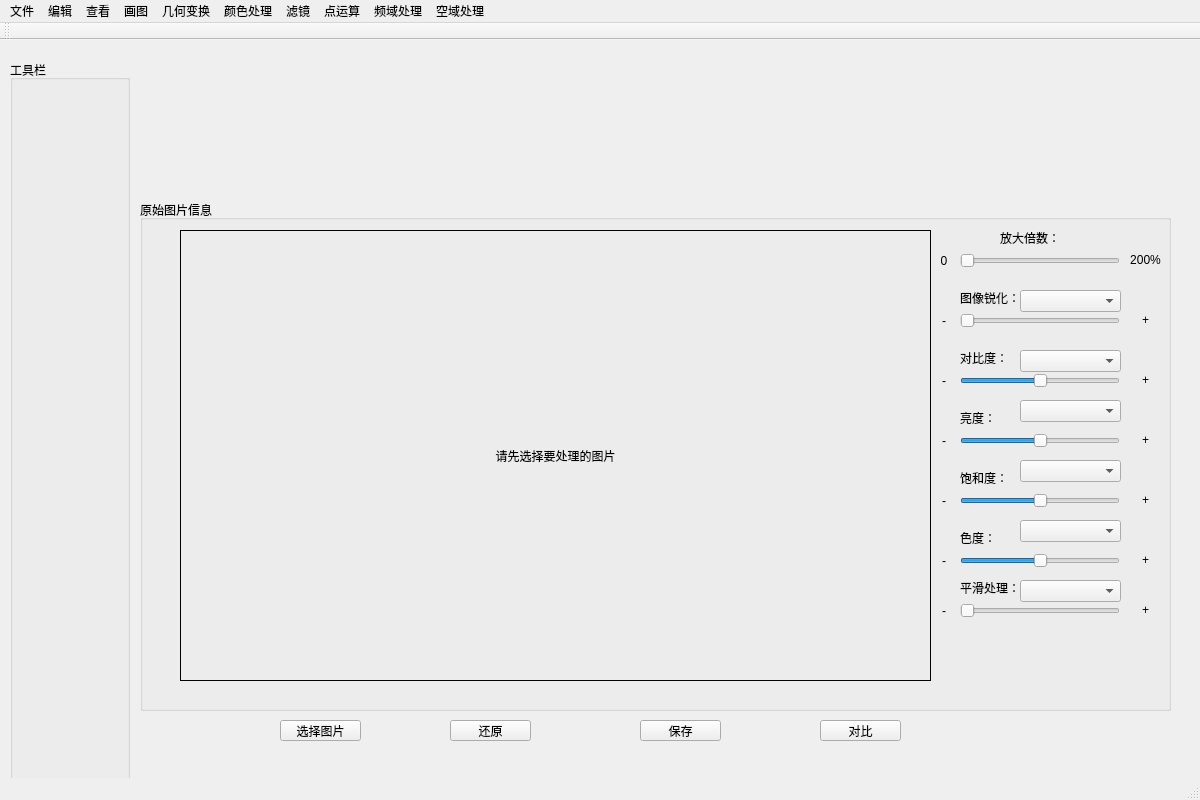
<?xml version="1.0" encoding="UTF-8"?>
<ui version="4.0">
 <class>ImageWindow</class>
 <widget class="QMainWindow" name="ImageWindow">
  <property name="geometry">
   <rect>
    <x>0</x>
    <y>0</y>
    <width>1200</width>
    <height>800</height>
   </rect>
  </property>
  <property name="windowTitle">
   <string>图像处理</string>
  </property>
  <widget class="QWidget" name="centralwidget">
   <widget class="QGroupBox" name="groupBox">
    <property name="geometry">
     <rect>
      <x>140</x>
      <y>160</y>
      <width>1031</width>
      <height>511</height>
     </rect>
    </property>
    <property name="title">
     <string>原始图片信息</string>
    </property>
    <widget class="QLabel" name="label">
     <property name="enabled">
      <bool>true</bool>
     </property>
     <property name="geometry">
      <rect>
       <x>40</x>
       <y>30</y>
       <width>751</width>
       <height>451</height>
      </rect>
     </property>
     <property name="frameShape">
      <enum>QFrame::Panel</enum>
     </property>
     <property name="text">
      <string>请先选择要处理的图片</string>
     </property>
     <property name="alignment">
      <set>Qt::AlignCenter</set>
     </property>
    </widget>
    <widget class="QSlider" name="resize">
     <property name="geometry">
      <rect>
       <x>820</x>
       <y>50</y>
       <width>160</width>
       <height>22</height>
      </rect>
     </property>
     <property name="maximum">
      <number>200</number>
     </property>
     <property name="orientation">
      <enum>Qt::Horizontal</enum>
     </property>
    </widget>
    <widget class="QLabel" name="label_2">
     <property name="geometry">
      <rect>
       <x>860</x>
       <y>30</y>
       <width>111</width>
       <height>16</height>
      </rect>
     </property>
     <property name="text">
      <string>放大倍数：</string>
     </property>
    </widget>
    <widget class="QLabel" name="label_3">
     <property name="geometry">
      <rect>
       <x>794</x>
       <y>50</y>
       <width>20</width>
       <height>21</height>
      </rect>
     </property>
     <property name="text">
      <string>0</string>
     </property>
     <property name="alignment">
      <set>Qt::AlignCenter</set>
     </property>
    </widget>
    <widget class="QLabel" name="label_4">
     <property name="geometry">
      <rect>
       <x>990</x>
       <y>50</y>
       <width>31</width>
       <height>20</height>
      </rect>
     </property>
     <property name="text">
      <string>200%</string>
     </property>
     <property name="alignment">
      <set>Qt::AlignCenter</set>
     </property>
    </widget>
    <widget class="QLabel" name="label_5">
     <property name="geometry">
      <rect>
       <x>794</x>
       <y>110</y>
       <width>20</width>
       <height>21</height>
      </rect>
     </property>
     <property name="text">
      <string>-</string>
     </property>
     <property name="alignment">
      <set>Qt::AlignCenter</set>
     </property>
    </widget>
    <widget class="QLabel" name="label_6">
     <property name="geometry">
      <rect>
       <x>820</x>
       <y>90</y>
       <width>61</width>
       <height>16</height>
      </rect>
     </property>
     <property name="text">
      <string>图像锐化：</string>
     </property>
    </widget>
    <widget class="QSlider" name="sharpen">
     <property name="geometry">
      <rect>
       <x>820</x>
       <y>110</y>
       <width>160</width>
       <height>22</height>
      </rect>
     </property>
     <property name="maximum">
      <number>200</number>
     </property>
     <property name="orientation">
      <enum>Qt::Horizontal</enum>
     </property>
    </widget>
    <widget class="QLabel" name="label_7">
     <property name="geometry">
      <rect>
       <x>990</x>
       <y>110</y>
       <width>31</width>
       <height>20</height>
      </rect>
     </property>
     <property name="text">
      <string>+</string>
     </property>
     <property name="alignment">
      <set>Qt::AlignCenter</set>
     </property>
    </widget>
    <widget class="QLabel" name="label_8">
     <property name="geometry">
      <rect>
       <x>794</x>
       <y>170</y>
       <width>20</width>
       <height>21</height>
      </rect>
     </property>
     <property name="text">
      <string>-</string>
     </property>
     <property name="alignment">
      <set>Qt::AlignCenter</set>
     </property>
    </widget>
    <widget class="QLabel" name="label_9">
     <property name="geometry">
      <rect>
       <x>820</x>
       <y>150</y>
       <width>51</width>
       <height>16</height>
      </rect>
     </property>
     <property name="text">
      <string>对比度：</string>
     </property>
    </widget>
    <widget class="QSlider" name="contrast">
     <property name="geometry">
      <rect>
       <x>820</x>
       <y>170</y>
       <width>160</width>
       <height>22</height>
      </rect>
     </property>
     <property name="maximum">
      <number>200</number>
     </property>
     <property name="value">
      <number>100</number>
     </property>
     <property name="orientation">
      <enum>Qt::Horizontal</enum>
     </property>
    </widget>
    <widget class="QLabel" name="label_10">
     <property name="geometry">
      <rect>
       <x>990</x>
       <y>170</y>
       <width>31</width>
       <height>20</height>
      </rect>
     </property>
     <property name="text">
      <string>+</string>
     </property>
     <property name="alignment">
      <set>Qt::AlignCenter</set>
     </property>
    </widget>
    <widget class="QLabel" name="label_11">
     <property name="geometry">
      <rect>
       <x>794</x>
       <y>230</y>
       <width>20</width>
       <height>21</height>
      </rect>
     </property>
     <property name="text">
      <string>-</string>
     </property>
     <property name="alignment">
      <set>Qt::AlignCenter</set>
     </property>
    </widget>
    <widget class="QLabel" name="label_12">
     <property name="geometry">
      <rect>
       <x>820</x>
       <y>210</y>
       <width>41</width>
       <height>16</height>
      </rect>
     </property>
     <property name="text">
      <string>亮度：</string>
     </property>
    </widget>
    <widget class="QSlider" name="brightness">
     <property name="geometry">
      <rect>
       <x>820</x>
       <y>230</y>
       <width>160</width>
       <height>22</height>
      </rect>
     </property>
     <property name="minimum">
      <number>-100</number>
     </property>
     <property name="maximum">
      <number>100</number>
     </property>
     <property name="orientation">
      <enum>Qt::Horizontal</enum>
     </property>
    </widget>
    <widget class="QLabel" name="label_13">
     <property name="geometry">
      <rect>
       <x>990</x>
       <y>230</y>
       <width>31</width>
       <height>20</height>
      </rect>
     </property>
     <property name="text">
      <string>+</string>
     </property>
     <property name="alignment">
      <set>Qt::AlignCenter</set>
     </property>
    </widget>
    <widget class="QLabel" name="label_14">
     <property name="geometry">
      <rect>
       <x>794</x>
       <y>290</y>
       <width>20</width>
       <height>21</height>
      </rect>
     </property>
     <property name="text">
      <string>-</string>
     </property>
     <property name="alignment">
      <set>Qt::AlignCenter</set>
     </property>
    </widget>
    <widget class="QLabel" name="label_15">
     <property name="geometry">
      <rect>
       <x>820</x>
       <y>270</y>
       <width>51</width>
       <height>16</height>
      </rect>
     </property>
     <property name="text">
      <string>饱和度：</string>
     </property>
    </widget>
    <widget class="QSlider" name="saturation">
     <property name="geometry">
      <rect>
       <x>820</x>
       <y>290</y>
       <width>160</width>
       <height>22</height>
      </rect>
     </property>
     <property name="maximum">
      <number>256</number>
     </property>
     <property name="value">
      <number>128</number>
     </property>
     <property name="orientation">
      <enum>Qt::Horizontal</enum>
     </property>
    </widget>
    <widget class="QLabel" name="label_16">
     <property name="geometry">
      <rect>
       <x>990</x>
       <y>290</y>
       <width>31</width>
       <height>20</height>
      </rect>
     </property>
     <property name="text">
      <string>+</string>
     </property>
     <property name="alignment">
      <set>Qt::AlignCenter</set>
     </property>
    </widget>
    <widget class="QLabel" name="label_33">
     <property name="geometry">
      <rect>
       <x>794</x>
       <y>400</y>
       <width>20</width>
       <height>21</height>
      </rect>
     </property>
     <property name="text">
      <string>-</string>
     </property>
     <property name="alignment">
      <set>Qt::AlignCenter</set>
     </property>
    </widget>
    <widget class="QLabel" name="label_34">
     <property name="geometry">
      <rect>
       <x>820</x>
       <y>380</y>
       <width>61</width>
       <height>16</height>
      </rect>
     </property>
     <property name="text">
      <string>平滑处理：</string>
     </property>
    </widget>
    <widget class="QLabel" name="label_35">
     <property name="geometry">
      <rect>
       <x>990</x>
       <y>400</y>
       <width>31</width>
       <height>20</height>
      </rect>
     </property>
     <property name="text">
      <string>+</string>
     </property>
     <property name="alignment">
      <set>Qt::AlignCenter</set>
     </property>
    </widget>
    <widget class="QSlider" name="filter">
     <property name="geometry">
      <rect>
       <x>820</x>
       <y>400</y>
       <width>160</width>
       <height>22</height>
      </rect>
     </property>
     <property name="maximum">
      <number>50</number>
     </property>
     <property name="orientation">
      <enum>Qt::Horizontal</enum>
     </property>
    </widget>
    <widget class="QLabel" name="label_36">
     <property name="geometry">
      <rect>
       <x>990</x>
       <y>350</y>
       <width>31</width>
       <height>20</height>
      </rect>
     </property>
     <property name="text">
      <string>+</string>
     </property>
     <property name="alignment">
      <set>Qt::AlignCenter</set>
     </property>
    </widget>
    <widget class="QLabel" name="label_37">
     <property name="geometry">
      <rect>
       <x>820</x>
       <y>330</y>
       <width>41</width>
       <height>16</height>
      </rect>
     </property>
     <property name="text">
      <string>色度：</string>
     </property>
    </widget>
    <widget class="QSlider" name="chroma">
     <property name="geometry">
      <rect>
       <x>820</x>
       <y>350</y>
       <width>160</width>
       <height>22</height>
      </rect>
     </property>
     <property name="minimum">
      <number>-180</number>
     </property>
     <property name="maximum">
      <number>180</number>
     </property>
     <property name="orientation">
      <enum>Qt::Horizontal</enum>
     </property>
    </widget>
    <widget class="QLabel" name="label_38">
     <property name="geometry">
      <rect>
       <x>794</x>
       <y>350</y>
       <width>20</width>
       <height>21</height>
      </rect>
     </property>
     <property name="text">
      <string>-</string>
     </property>
     <property name="alignment">
      <set>Qt::AlignCenter</set>
     </property>
    </widget>
    <widget class="QComboBox" name="comboBox">
     <property name="geometry">
      <rect>
       <x>880</x>
       <y>90</y>
       <width>101</width>
       <height>22</height>
      </rect>
     </property>
    </widget>
    <widget class="QComboBox" name="comboBox_2">
     <property name="geometry">
      <rect>
       <x>880</x>
       <y>150</y>
       <width>101</width>
       <height>22</height>
      </rect>
     </property>
    </widget>
    <widget class="QComboBox" name="comboBox_3">
     <property name="geometry">
      <rect>
       <x>880</x>
       <y>200</y>
       <width>101</width>
       <height>22</height>
      </rect>
     </property>
    </widget>
    <widget class="QComboBox" name="comboBox_4">
     <property name="geometry">
      <rect>
       <x>880</x>
       <y>260</y>
       <width>101</width>
       <height>22</height>
      </rect>
     </property>
    </widget>
    <widget class="QComboBox" name="comboBox_5">
     <property name="geometry">
      <rect>
       <x>880</x>
       <y>320</y>
       <width>101</width>
       <height>22</height>
      </rect>
     </property>
    </widget>
    <widget class="QComboBox" name="comboBox_6">
     <property name="geometry">
      <rect>
       <x>880</x>
       <y>380</y>
       <width>101</width>
       <height>22</height>
      </rect>
     </property>
    </widget>
   </widget>
   <widget class="QPushButton" name="reset">
    <property name="geometry">
     <rect>
      <x>450</x>
      <y>680</y>
      <width>81</width>
      <height>21</height>
     </rect>
    </property>
    <property name="text">
     <string>还原</string>
    </property>
   </widget>
   <widget class="QPushButton" name="save">
    <property name="geometry">
     <rect>
      <x>640</x>
      <y>680</y>
      <width>81</width>
      <height>21</height>
     </rect>
    </property>
    <property name="text">
     <string>保存</string>
    </property>
   </widget>
   <widget class="QPushButton" name="compare">
    <property name="geometry">
     <rect>
      <x>820</x>
      <y>680</y>
      <width>81</width>
      <height>21</height>
     </rect>
    </property>
    <property name="text">
     <string>对比</string>
    </property>
   </widget>
   <widget class="QPushButton" name="loadImage">
    <property name="geometry">
     <rect>
      <x>280</x>
      <y>680</y>
      <width>81</width>
      <height>21</height>
     </rect>
    </property>
    <property name="text">
     <string>选择图片</string>
    </property>
   </widget>
   <widget class="QGroupBox" name="groupBox_2">
    <property name="geometry">
     <rect>
      <x>10</x>
      <y>20</y>
      <width>120</width>
      <height>721</height>
     </rect>
    </property>
    <property name="title">
     <string>工具栏</string>
    </property>
   </widget>
  </widget>
  <widget class="QMenuBar" name="menubar">
   <property name="geometry">
    <rect>
     <x>0</x>
     <y>0</y>
     <width>1200</width>
     <height>23</height>
    </rect>
   </property>
   <widget class="QMenu" name="menu">
    <property name="title">
     <string>文件</string>
    </property>
   </widget>
   <widget class="QMenu" name="menu_E">
    <property name="title">
     <string>编辑</string>
    </property>
   </widget>
   <widget class="QMenu" name="menu_2">
    <property name="title">
     <string>查看</string>
    </property>
   </widget>
   <widget class="QMenu" name="menu_3">
    <property name="title">
     <string>画图</string>
    </property>
   </widget>
   <widget class="QMenu" name="menu_4">
    <property name="title">
     <string>几何变换</string>
    </property>
   </widget>
   <widget class="QMenu" name="menu_5">
    <property name="title">
     <string>颜色处理</string>
    </property>
   </widget>
   <widget class="QMenu" name="menu_7">
    <property name="title">
     <string>滤镜</string>
    </property>
   </widget>
   <widget class="QMenu" name="menu_8">
    <property name="title">
     <string>点运算</string>
    </property>
   </widget>
   <widget class="QMenu" name="menu_9">
    <property name="title">
     <string>频域处理</string>
    </property>
    <widget class="QMenu" name="menu_10">
     <property name="title">
      <string>低通滤波</string>
     </property>
     <addaction name="action_low_1"/>
     <addaction name="action_low_2"/>
     <addaction name="action_low_3"/>
     <addaction name="action_low_4"/>
     <addaction name="action_low_5"/>
    </widget>
    <widget class="QMenu" name="menu_11">
     <property name="title">
      <string>高通滤波</string>
     </property>
     <addaction name="action_high_1"/>
     <addaction name="action_high_2"/>
     <addaction name="action_high_3"/>
     <addaction name="action_high_4"/>
     <addaction name="action_high_5"/>
     <addaction name="action_high_6"/>
    </widget>
    <addaction name="actionFFT"/>
    <addaction name="actionIFFT"/>
    <addaction name="menu_10"/>
    <addaction name="menu_11"/>
   </widget>
   <widget class="QMenu" name="menu_12">
    <property name="title">
     <string>空域处理</string>
    </property>
    <widget class="QMenu" name="menua">
     <property name="title">
      <string>图像平滑</string>
     </property>
     <addaction name="actiona1"/>
     <addaction name="actiona2"/>
     <addaction name="actiona3"/>
     <addaction name="actiona4"/>
     <addaction name="actiona1_3"/>
     <addaction name="actionb1_2"/>
    </widget>
    <widget class="QMenu" name="menud">
     <property name="title">
      <string>图像锐化(边缘检测）</string>
     </property>
     <addaction name="action_grad"/>
     <addaction name="action_prewitt"/>
     <addaction name="action_sobel"/>
     <addaction name="action_log"/>
     <addaction name="action_qualc"/>
     <addaction name="action_lpls"/>
    </widget>
    <widget class="QMenu" name="menua_2">
     <property name="title">
      <string>直方图处理</string>
     </property>
     <widget class="QMenu" name="menu_6">
      <property name="title">
       <string>直方图规定化</string>
      </property>
      <addaction name="action_hisSML"/>
      <addaction name="action_hisGML"/>
     </widget>
     <addaction name="action_hisEqu"/>
     <addaction name="menu_6"/>
    </widget>
    <widget class="QMenu" name="menub_2">
     <property name="title">
      <string>灰度变换</string>
     </property>
     <addaction name="action_logT"/>
     <addaction name="action_expT"/>
    </widget>
    <addaction name="menua"/>
    <addaction name="menud"/>
    <addaction name="menua_2"/>
    <addaction name="menub_2"/>
   </widget>
   <addaction name="menu"/>
   <addaction name="menu_E"/>
   <addaction name="menu_2"/>
   <addaction name="menu_3"/>
   <addaction name="menu_4"/>
   <addaction name="menu_5"/>
   <addaction name="menu_7"/>
   <addaction name="menu_8"/>
   <addaction name="menu_9"/>
   <addaction name="menu_12"/>
  </widget>
  <widget class="QStatusBar" name="statusbar"/>
  <widget class="QToolBar" name="toolBar">
   <property name="windowTitle">
    <string>toolBar</string>
   </property>
   <attribute name="toolBarArea">
    <enum>TopToolBarArea</enum>
   </attribute>
   <attribute name="toolBarBreak">
    <bool>false</bool>
   </attribute>
  </widget>
  <action name="actionFFT">
   <property name="text">
    <string>FFT</string>
   </property>
  </action>
  <action name="actionIFFT">
   <property name="text">
    <string>IFFT</string>
   </property>
  </action>
  <action name="action_low_1">
   <property name="text">
    <string>理想低通滤波</string>
   </property>
  </action>
  <action name="action_low_2">
   <property name="text">
    <string>巴特沃斯低通滤波</string>
   </property>
  </action>
  <action name="action_low_3">
   <property name="text">
    <string>指数低通滤波</string>
   </property>
  </action>
  <action name="action_low_4">
   <property name="text">
    <string>梯形低通滤波</string>
   </property>
  </action>
  <action name="action_low_5">
   <property name="text">
    <string>高斯低通滤波</string>
   </property>
  </action>
  <action name="action_high_1">
   <property name="text">
    <string>理想高通滤波</string>
   </property>
  </action>
  <action name="action_high_2">
   <property name="text">
    <string>巴沃特斯高通滤波</string>
   </property>
  </action>
  <action name="action_high_3">
   <property name="text">
    <string>指数高通滤波</string>
   </property>
  </action>
  <action name="action_high_4">
   <property name="text">
    <string>梯形高通滤波</string>
   </property>
  </action>
  <action name="action_high_5">
   <property name="text">
    <string>高斯高通滤波</string>
   </property>
  </action>
  <action name="action_high_6">
   <property name="text">
    <string>高频增强滤波</string>
   </property>
  </action>
  <action name="actiona1">
   <property name="text">
    <string>邻域平均</string>
   </property>
  </action>
  <action name="actiona2">
   <property name="text">
    <string>选择平均</string>
   </property>
  </action>
  <action name="actiona3">
   <property name="text">
    <string>加权平均</string>
   </property>
  </action>
  <action name="actiona4">
   <property name="text">
    <string>Wiener滤波</string>
   </property>
  </action>
  <action name="action_grad">
   <property name="text">
    <string>梯度法</string>
   </property>
  </action>
  <action name="action_prewitt">
   <property name="text">
    <string>Prewitt算子</string>
   </property>
  </action>
  <action name="action_sobel">
   <property name="text">
    <string>Sobel算子</string>
   </property>
  </action>
  <action name="action_log">
   <property name="text">
    <string>Log算子</string>
   </property>
  </action>
  <action name="action_qualc">
   <property name="text">
    <string>高通滤波</string>
   </property>
  </action>
  <action name="action_hisEqu">
   <property name="text">
    <string>直方图均衡化</string>
   </property>
  </action>
  <action name="action_hisSML">
   <property name="text">
    <string>单映射</string>
   </property>
  </action>
  <action name="action_hisGML">
   <property name="text">
    <string>组映射</string>
   </property>
  </action>
  <action name="action_lpls">
   <property name="text">
    <string>拉普拉斯</string>
   </property>
  </action>
  <action name="actiona1_3">
   <property name="text">
    <string>中值滤波</string>
   </property>
  </action>
  <action name="actionb1_2">
   <property name="text">
    <string>序统计滤波</string>
   </property>
  </action>
  <action name="action_logT">
   <property name="text">
    <string>对数变换</string>
   </property>
  </action>
  <action name="action_expT">
   <property name="text">
    <string>幂次变换</string>
   </property>
  </action>
 </widget>
 <resources/>
 <connections/>
</ui>
